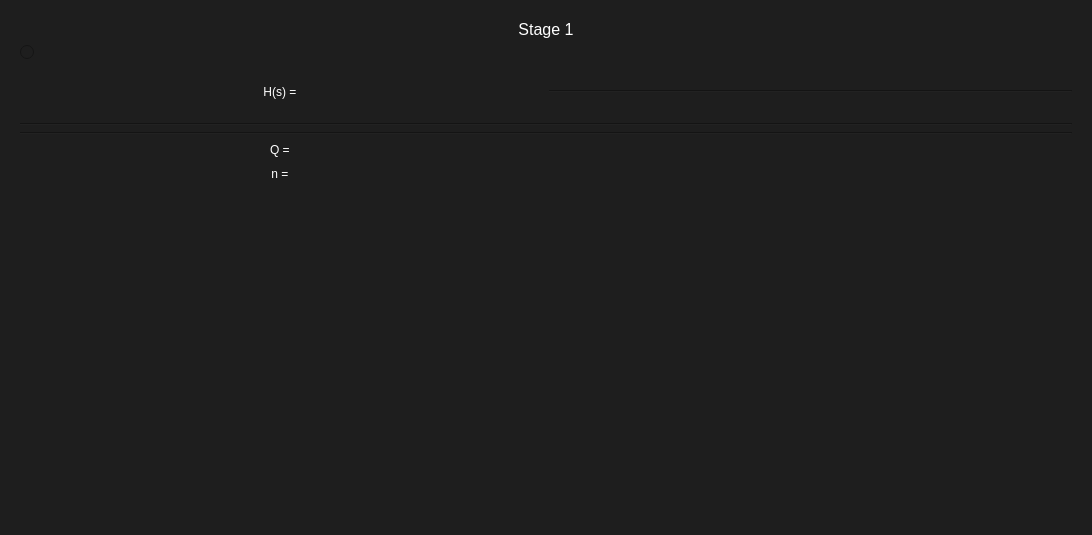
<?xml version="1.0" encoding="UTF-8"?>
<ui version="4.0">
 <class>Form</class>
 <widget class="QWidget" name="Form">
  <property name="geometry">
   <rect>
    <x>0</x>
    <y>0</y>
    <width>1092</width>
    <height>535</height>
   </rect>
  </property>
  <property name="windowTitle">
   <string>Form</string>
  </property>
  <property name="styleSheet">
   <string notr="true">background:rgb(30,30,30);
</string>
  </property>
  <layout class="QHBoxLayout" name="horizontalLayout_4">
   <item>
    <layout class="QVBoxLayout" name="verticalLayout_4">
     <item>
      <widget class="QWidget" name="widget_Stages" native="true">
       <property name="styleSheet">
        <string notr="true"/>
       </property>
       <layout class="QHBoxLayout" name="horizontalLayout_11">
        <item>
         <layout class="QVBoxLayout" name="verticalLayout_5">
          <item>
           <widget class="QLabel" name="label">
            <property name="font">
             <font>
              <pointsize>12</pointsize>
             </font>
            </property>
            <property name="styleSheet">
             <string notr="true">color:white;</string>
            </property>
            <property name="text">
             <string>Stage 1</string>
            </property>
            <property name="alignment">
             <set>Qt::AlignCenter</set>
            </property>
           </widget>
          </item>
          <item>
           <widget class="QRadioButton" name="radioButton">
            <property name="text">
             <string/>
            </property>
           </widget>
          </item>
          <item>
           <layout class="QVBoxLayout" name="verticalLayout_7">
            <item>
             <layout class="QHBoxLayout" name="horizontalLayout_12">
              <item>
               <widget class="QLabel" name="label_3">
                <property name="styleSheet">
                 <string notr="true">color:white
</string>
                </property>
                <property name="text">
                 <string>H(s) = </string>
                </property>
                <property name="alignment">
                 <set>Qt::AlignCenter</set>
                </property>
               </widget>
              </item>
              <item>
               <layout class="QVBoxLayout" name="verticalLayout_12">
                <item>
                 <widget class="QLabel" name="label_numerador">
                  <property name="font">
                   <font>
                    <pointsize>12</pointsize>
                   </font>
                  </property>
                  <property name="styleSheet">
                   <string notr="true">color:white</string>
                  </property>
                  <property name="text">
                   <string/>
                  </property>
                  <property name="alignment">
                   <set>Qt::AlignCenter</set>
                  </property>
                 </widget>
                </item>
                <item>
                 <widget class="Line" name="line_ecuacion">
                  <property name="orientation">
                   <enum>Qt::Horizontal</enum>
                  </property>
                 </widget>
                </item>
                <item>
                 <widget class="QLabel" name="label_denominador">
                  <property name="font">
                   <font>
                    <pointsize>12</pointsize>
                   </font>
                  </property>
                  <property name="styleSheet">
                   <string notr="true">color:white</string>
                  </property>
                  <property name="text">
                   <string/>
                  </property>
                  <property name="alignment">
                   <set>Qt::AlignCenter</set>
                  </property>
                 </widget>
                </item>
               </layout>
              </item>
             </layout>
            </item>
            <item>
             <widget class="Line" name="line_ecuacion_2">
              <property name="orientation">
               <enum>Qt::Horizontal</enum>
              </property>
             </widget>
            </item>
            <item>
             <widget class="Line" name="line_ecuacion_3">
              <property name="orientation">
               <enum>Qt::Horizontal</enum>
              </property>
             </widget>
            </item>
            <item>
             <layout class="QGridLayout" name="gridLayout">
              <item row="1" column="0">
               <widget class="QLabel" name="label_6">
                <property name="styleSheet">
                 <string notr="true">color:white</string>
                </property>
                <property name="text">
                 <string>n = </string>
                </property>
                <property name="alignment">
                 <set>Qt::AlignCenter</set>
                </property>
               </widget>
              </item>
              <item row="0" column="1">
               <widget class="QLabel" name="label_q">
                <property name="font">
                 <font>
                  <pointsize>12</pointsize>
                 </font>
                </property>
                <property name="styleSheet">
                 <string notr="true">color:white</string>
                </property>
                <property name="text">
                 <string/>
                </property>
                <property name="alignment">
                 <set>Qt::AlignCenter</set>
                </property>
               </widget>
              </item>
              <item row="0" column="0">
               <widget class="QLabel" name="label_7">
                <property name="styleSheet">
                 <string notr="true">color:white</string>
                </property>
                <property name="text">
                 <string>Q = </string>
                </property>
                <property name="alignment">
                 <set>Qt::AlignCenter</set>
                </property>
               </widget>
              </item>
              <item row="1" column="1">
               <widget class="QLabel" name="label_n">
                <property name="font">
                 <font>
                  <pointsize>12</pointsize>
                 </font>
                </property>
                <property name="styleSheet">
                 <string notr="true">color:white</string>
                </property>
                <property name="text">
                 <string/>
                </property>
                <property name="alignment">
                 <set>Qt::AlignCenter</set>
                </property>
               </widget>
              </item>
             </layout>
            </item>
            <item>
             <spacer name="verticalSpacer_4">
              <property name="orientation">
               <enum>Qt::Vertical</enum>
              </property>
              <property name="sizeHint" stdset="0">
               <size>
                <width>20</width>
                <height>40</height>
               </size>
              </property>
             </spacer>
            </item>
           </layout>
          </item>
         </layout>
        </item>
       </layout>
      </widget>
     </item>
    </layout>
   </item>
  </layout>
 </widget>
 <resources/>
 <connections/>
</ui>
